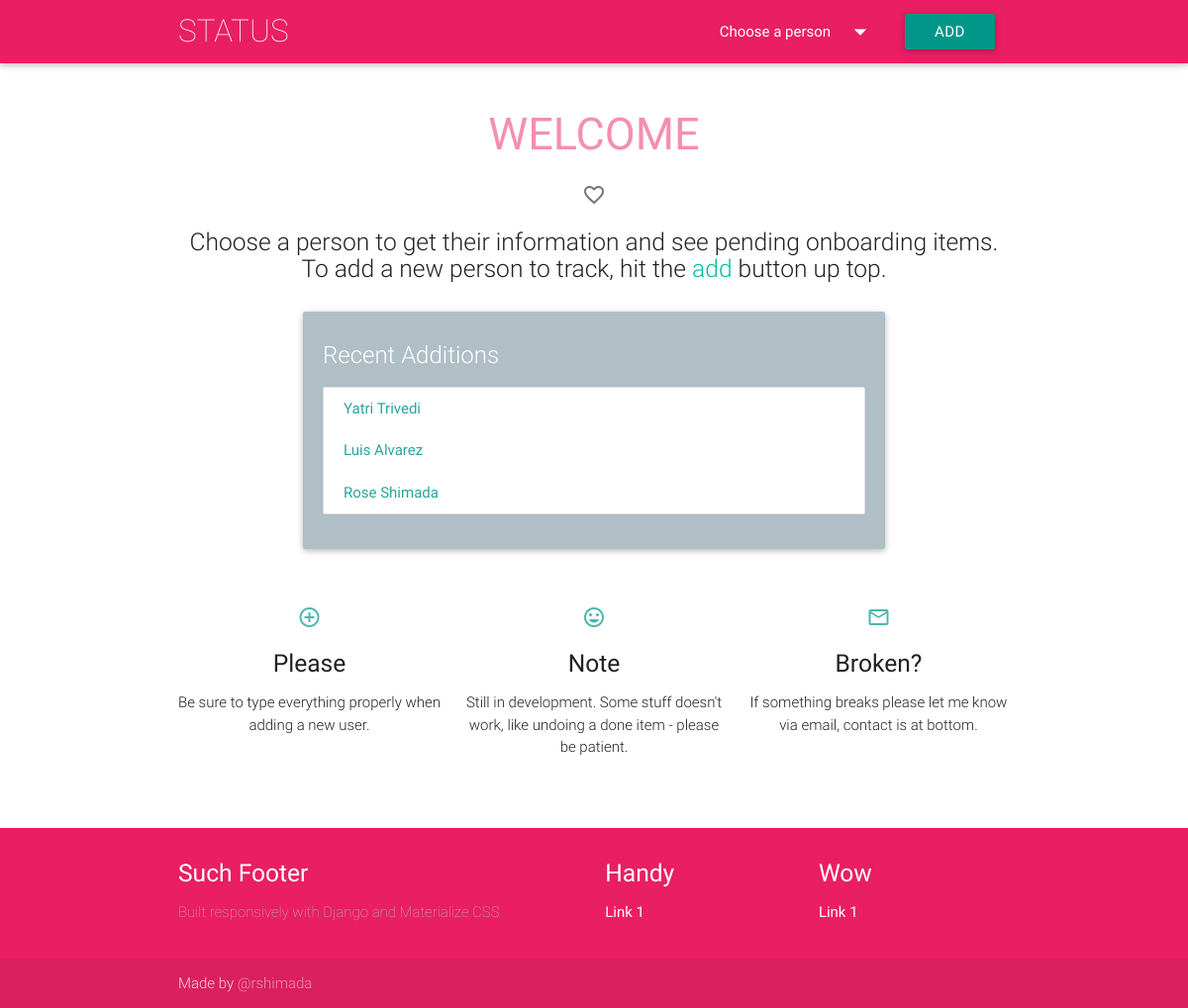
The app's page /, older data.
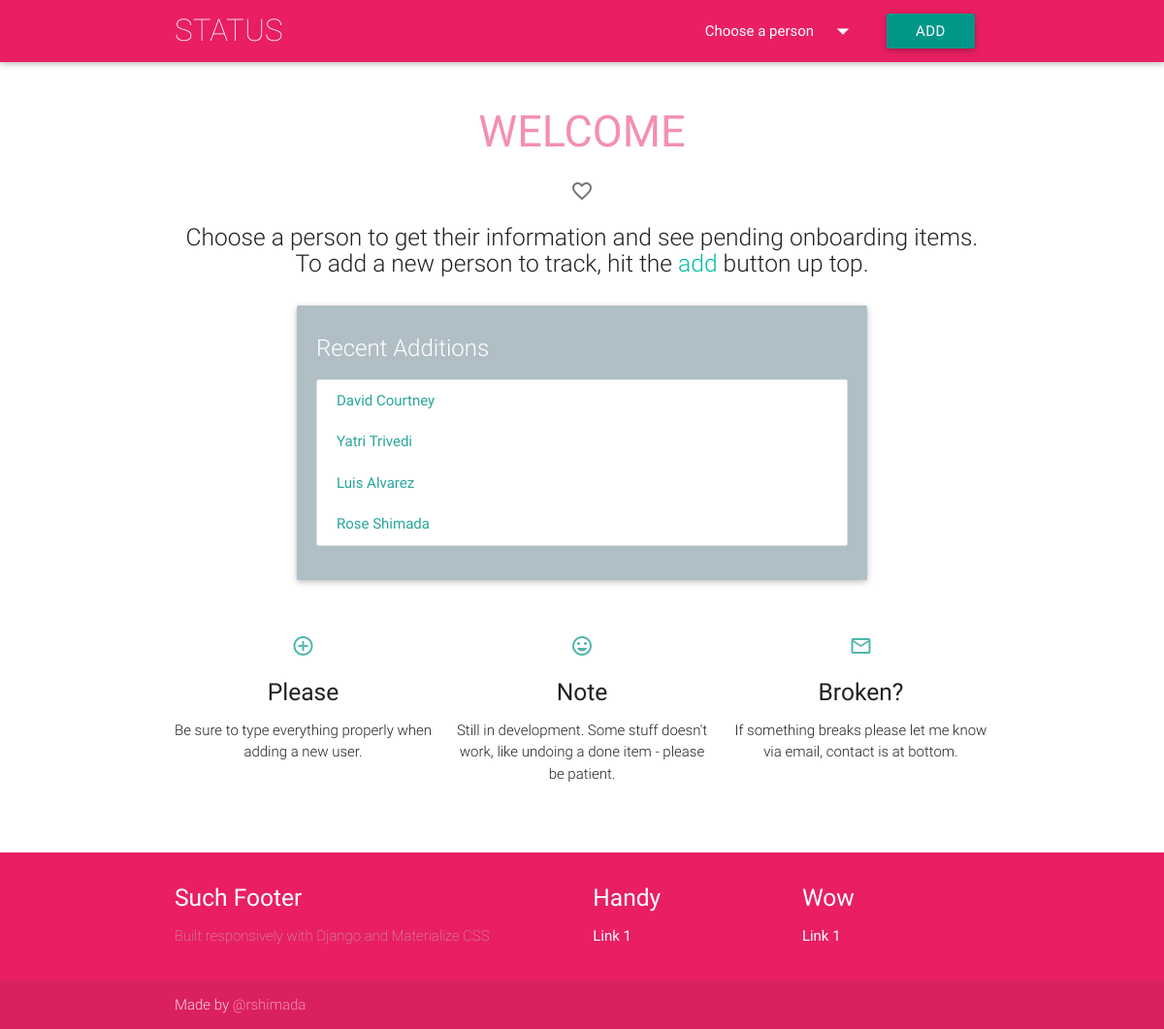
The same page, newer data.
### app/models.py (models this page shows)
class Person(models.Model):
    CAPABILITY_CHOICES = (
        ('ADS', 'ADS'),
        ('CDS', 'CDS'),
        ('VDS', 'VDS'),
        ('PCC', 'PCC'),
        ('VM', 'Virtualization'),
        ('AD', 'Active Directory'),
        ('BAC', 'Backup'),
        ('STO', 'Storage'),
        ('UNX', 'UNIX'),
        ('WIN', 'Wintel'))
    TEAM_CHOICES = (
        ('iACTION', 'iACTION'),
        ('iBUILD', 'iBUILD'),
        ('iENHANCE', 'iENHANCE'),
        ('iSOLVE', 'iSOLVE'))
    EMPLOY_CHOICES = (
        ('Contractor', 'Contractor'),
        ('Employee', 'Employee'))
    firstname = models.CharField(max_length=200, verbose_name='First name')
    lastname = models.CharField(max_length=200, verbose_name='Last name')
    shortname = models.CharField(max_length=200, unique=True, verbose_name='CSC shortname')
    startdate = models.DateField(auto_now_add=False, verbose_name='Start date')
    addeddate = models.DateTimeField(auto_now_add=True, verbose_name='Date added to status app')
    personalstreet = models.CharField(max_length=50, blank=True, verbose_name='Home street address')
    personalcity = models.CharField(max_length=50, verbose_name='Home city', default='Hartford')
    personalstate = models.CharField(max_length=50, verbose_name='Home state', default='CT')
    personalzip = models.CharField(max_length=5, blank=True, verbose_name='Home zip code')
    personalemail = models.EmailField(max_length=50, blank=True, verbose_name='Personal email address')
    personalphone = PhoneNumberField(blank=True, verbose_name='Personal phone number')
    workphone = PhoneNumberField(blank=True, verbose_name='Work phone number')
    workstreet = models.CharField(max_length=50, blank=True, verbose_name='Work street address')
    workcity = models.CharField(max_length=50, verbose_name='Work city', default='Hartford')
    workstate = models.CharField(max_length=50, verbose_name='Work state', default='CT')
    workzip = models.CharField(max_length=5, blank=True, verbose_name='Work zip code')
    capability = models.CharField(max_length=20, choices=CAPABILITY_CHOICES, default='Wintel')
    team = models.CharField(max_length=20, choices=TEAM_CHOICES, default='iBUILD')
    kite = models.BooleanField(default=False, verbose_name='Assigned to KITE project')
    remote = models.BooleanField(default=False, verbose_name='Working remotely')
    csctransfer = models.BooleanField(default=False, verbose_name='Existing CSC employee')
    employid = models.CharField(max_length=15, blank=True, verbose_name='Employee number or PRN')
    employtype = models.CharField(max_length=50, choices=EMPLOY_CHOICES, default='Contractor', verbose_name='Employment Type')
    tokenserial = models.CharField(max_length=15, blank=True, verbose_name='Token serial number')
    class Meta:
        ordering = ['addeddate']
        verbose_name_plural = 'people'
        unique_together = ("firstname", "lastname")
    def __str__(self):
        return '{0} {1}'.format(self.firstname, self.lastname)

### app/views.py (the view)
# urls.py: url(r'^$', views.index),
def index(request):
    people = Person.objects.order_by('-addeddate')
    return render(request, 'app/index.html',
        {'people': people})

### app/templates/app/index.html (shortened to what this page needs)
{% load staticfiles %}
<html>
<head>
  <link type="text/css" rel="stylesheet" href="{% static 'app/css/materialize.css' %}" />
  <link type="text/css" rel="stylesheet" href="{% static 'app/css/app.css' %}" />
</head>
<body>
  <nav class="pink" role="navigation">
    <div class="nav-wrapper container"><a id="logo-container" href="http://localhost:8000/" class="brand-logo">STATUS</a>
      <ul class="right hide-on-med-and-down">
        <li>
          <a class="dropdown-button" href="#!" data-activates="dropdown1">
            Choose a person
            <i class="material-icons right">arrow_drop_down</i>
          </a>
        </li>
        <li>
          <a class="btn waves-effect waves-light teal" type="submit" name="action" href="/admin/app/person/add/">Add</a>
        </li>
      </ul>
    </div>
  </nav>
  {% block content %}
  <div class="container">
    <div class="section no-pad-bot" id="index-banner">
      <h1 class="header-main center pink-text text-lighten-3">welcome</h1>
      <h5 class="subheader center"><i class="material-icons">favorite_border</i></h5>
      <div class="row center">
        <h5 class="header col s12 light">
          Choose a person to get their information and see pending onboarding items. To add a new person to track, hit the <a class="button">add</a> button up top.
        </h5>
      </div>
      <div class="container">
        <div class="card blue-grey lighten-3 white-text">
          <div class="card-content">
            <span class="card-title">Recent Additions</span>
            <ul id="collection1" class="collection">
              {% for person in people|slice:":5" %}
              <li><a href="/{{ person.shortname }}" class="collection-item">{{ person }}</a></li>
              {% endfor %}
            </ul>
          </div>
        </div>
      </div>
        <div class="section center">
          <div class="row">
            <div class="col s12 m4">
              <div class="icon-block">
                <h2 class="center teal-text text-lighten-2"><i class="material-icons">add_circle_outline</i></h2>
                <h5 class="center">Please</h5>
                <p class="light">Be sure to type everything properly when adding a new user.</p>
              </div>
            </div>
            <div class="col s12 m4">
              <div class="icon-block">
                <h2 class="center teal-text text-lighten-2"><i class="material-icons">insert_emoticon</i></h2>
                <h5 class="center">Note</h5>
                <p class="light">Still in development. Some stuff doesn't work, like undoing a done item - please be patient.</p>
              </div>
            </div>
            <div class="col s12 m4">
              <div class="icon-block">
                <h2 class="center teal-text text-lighten-2"><i class="material-icons">mail_outline</i></h2>
                <h5 class="center">Broken?</h5>
                <p class="light">If something breaks please let me know via email, contact is at bottom.</p>
              </div>
            </div>
          </div>
        </div>
      </div>
    </div>
  {% endblock %}
<footer class="page-footer pink">
  <div class="container">
    <div class="row">
      <div class="col l6 s12">
        <h5 class="white-text">Such Footer</h5>
        <p class="footer-light grey-text text-lighten-1">Built responsively with Django and Materialize CSS</p>
      </div>
      <div class="col l3 s12">
        <h5 class="white-text">Handy</h5>
        <ul>
          <li><a class="white-text" href="#!">Link 1</a></li>
        </ul>
      </div>
      <div class="col l3 s12">
        <h5 class="white-text">Wow</h5>
        <ul>
          <li><a class="white-text" href="#!">Link 1</a></li>
        </ul>
      </div>
    </div>
  </div>
  <div class="footer-copyright">
    <div class="container">
      Made by <a class="pink-text text-lighten-3" href="mailto:rshimada@csc.com">@rshimada</a>
    </div>
  </div>
</footer>
</body>
</html>

Row changes from the older to the newer data that the page shows:
added Person: firstname+lastname "David Courtney"
